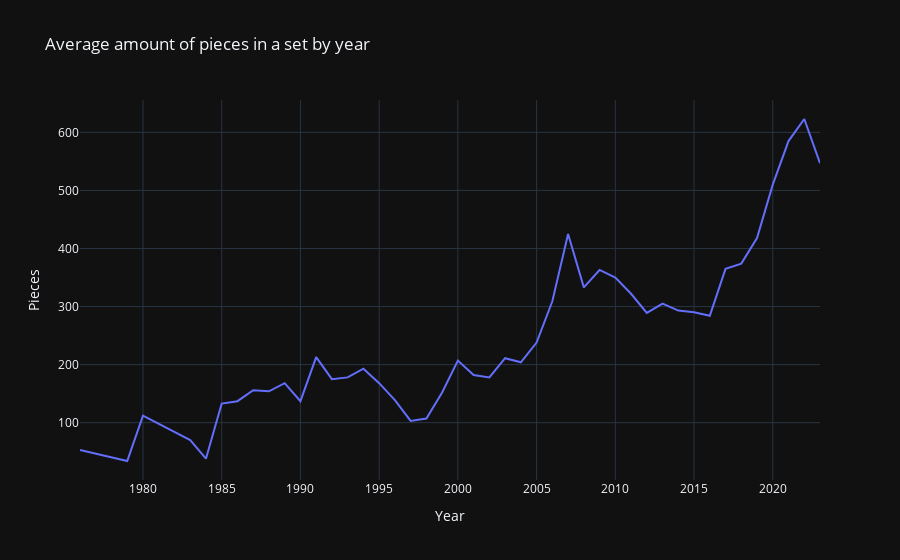

Notebook code cell kept with this figure:
### Markdown cell above
Hypothesis: was the amount of pieces increasing throughout the years and did it effect customers' satisfaction?

### Code cell
pieces_per_year = df.groupby('year')['pieces'].mean().reset_index().set_index('year')
pieces_per_year['pieces'] = pieces_per_year.pieces.astype(int)
fig = px.line(pieces_per_year, 
             x=pieces_per_year.index, 
             y='pieces',
             title='Average amount of pieces in a set by year',
             labels={'pieces': 'Pieces',
                     'year': 'Year'})
fig.show()

### Figure 1 — Plotly figure (JSON) as saved in the notebook; plotly's stock layout.template omitted (floating-point values rounded to 4 significant figures)
{"data": [{"hovertemplate": "Year=%{x}<br>Pieces=%{y}<extra></extra>", "legendgroup": "", "line": {"color": "#636efa", "dash": "solid"}, "marker": {"symbol": "circle"}, "mode": "lines", "name": "", "orientation": "v", "showlegend": false, "type": "scatter", "x": [1976, 1979, 1980, 1983, 1984, 1985, 1986, 1987, 1988, 1989, 1990, 1991, 1992, 1993, 1994, 1995, 1996, 1997, 1998, 1999, 2000, 2001, 2002, 2003, 2004, 2005, 2006, 2007, 2008, 2009, 2010, 2011, 2012, 2013, 2014, 2015, 2016, 2017, 2018, 2019, 2020, 2021, 2022, 2023], "xaxis": "x", "y": [53, 34, 112, 70, 38, 133, 137, 156, 154, 168, 137, 213, 175, 178, 193, 168, 139, 103, 107, 152, 207, 182, 178, 211, 204, 238, 309, 425, 333, 363, 350, 322, 289, 305, 293, 290, 284, 365, 374, 418, 510, 585, 623, 547], "yaxis": "y"}], "layout": {"legend": {"tracegroupgap": 0}, "title": {"text": "Average amount of pieces in a set by year"}, "xaxis": {"anchor": "y", "domain": [0, 1], "title": {"text": "Year"}}, "yaxis": {"anchor": "x", "domain": [0, 1], "title": {"text": "Pieces"}}}}
